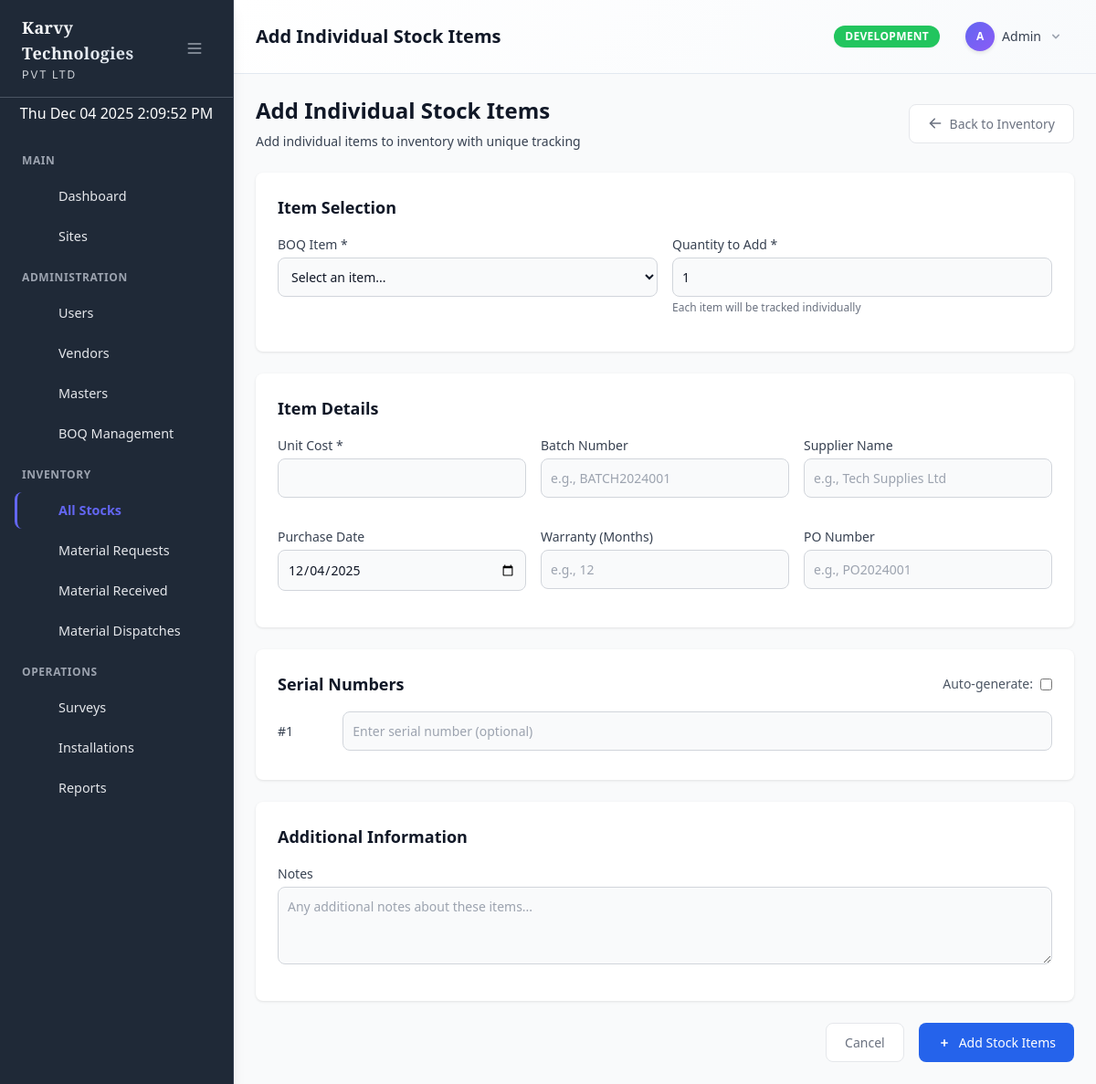
/admin/inventory/stock-entries/add-individual-stock.php (signed in), run on the app's committed database.
### tables this page shows
CREATE TABLE `menu_items` (
  `id` int(11) NOT NULL,
  `parent_id` int(11) DEFAULT NULL,
  `title` varchar(100) NOT NULL,
  `icon` varchar(100) DEFAULT NULL,
  `url` varchar(255) DEFAULT NULL,
  `sort_order` int(11) DEFAULT 0,
  `status` enum('active','inactive') DEFAULT 'active',
  `created_at` timestamp NOT NULL DEFAULT current_timestamp(),
  `updated_at` timestamp NOT NULL DEFAULT current_timestamp() ON UPDATE current_timestamp()
);

### config/database.php (called while the page is built, shortened)
<?php
require_once __DIR__ . '/constants.php';
class Database {
    private static $instance = null;
    private $connection;
    private $environment;
    private function __construct() {
        $this->environment = getEnvironment();
    }
    private function connect() {
        try {
            $dsn = "mysql:host=" . DB_HOST . ";dbname=" . DB_NAME . ";charset=" . DB_CHARSET;
            $options = [
                PDO::ATTR_ERRMODE => PDO::ERRMODE_EXCEPTION,
                PDO::ATTR_DEFAULT_FETCH_MODE => PDO::FETCH_ASSOC,
                PDO::ATTR_EMULATE_PREPARES => false,
                PDO::MYSQL_ATTR_INIT_COMMAND => "SET NAMES " . DB_CHARSET
            ];
            $this->connection = new PDO($dsn, DB_USER, DB_PASS, $options);
        } catch (PDOException $e) {
            $errorMsg = "Database connection failed in " . $this->environment . " environment: " . $e->getMessage();
            error_log($errorMsg);
            if ($this->environment === 'production') {
                throw new Exception("Database connection failed. Please contact administrator.");
            } else {
                throw new Exception($errorMsg);
            }
        }
    }
    public static function getInstance() {
        if (self::$instance === null) {
            self::$instance = new self();
        }
        return self::$instance;
    }
    public function getConnection() {
        return $this->connection;
    }
}
?>

### models/BaseModel.php (called while the page is built, shortened)
<?php
require_once __DIR__ . '/../config/database.php';
class BaseModel {
    public function __construct() {
        $this->db = Database::getInstance()->getConnection();
    }
}
?>

### models/Menu.php (called while the page is built, shortened)
<?php
require_once __DIR__ . '/BaseModel.php';
class Menu extends BaseModel {
    public function getMenuForUser($userId, $userRole) {
        $sql = "
            SELECT DISTINCT m.*
            FROM menu_items m
            INNER JOIN user_menu_permissions ump ON m.id = ump.menu_item_id
            WHERE m.status = 'active'
            AND ump.user_id = ?
            AND ump.can_access = TRUE
            ORDER BY m.parent_id ASC, m.sort_order ASC, m.title ASC
        ";
        $stmt = $this->db->prepare($sql);
        $stmt->execute([$userId]);
        $menuItems = $stmt->fetchAll();
        return $this->buildMenuTree($menuItems);
    }
    private function buildMenuTree($menuItems) {
        $tree = [];
        $lookup = [];
        foreach ($menuItems as $item) {
            $lookup[$item['id']] = $item;
            $lookup[$item['id']]['children'] = [];
        }
        foreach ($menuItems as $item) {
            if ($item['parent_id'] === null) {
                $tree[] = &$lookup[$item['id']];
            } else {
                if (isset($lookup[$item['parent_id']])) {
                    $lookup[$item['parent_id']]['children'][] = &$lookup[$item['id']];
                }
            }
        }
        return $tree;
    }
}
?>

### config/constants.php (called while the page is built, shortened)
<?php
if (!function_exists('url')) {
    function url($path = '') {
        $baseUrl = defined('BASE_URL') ? rtrim(BASE_URL, '/') : '';
        $path = ltrim($path, '/');
        return $path ? $baseUrl . '/' . $path : $baseUrl;
    }
}
?>

### admin/inventory/stock-entries/add-individual-stock.php (the view, shortened to what this page needs)
<div class="flex justify-between items-center mb-6">
    <div>
        <h1 class="text-2xl font-semibold text-gray-900">Add Individual Stock Items</h1>
        <p class="mt-2 text-sm text-gray-700">Add individual items to inventory with unique tracking</p>
    </div>
    <div class="flex space-x-2">
        <a href="../index.php" class="btn btn-secondary">
            <svg class="w-4 h-4 mr-2" fill="currentColor" viewBox="0 0 20 20">
                <path fill-rule="evenodd" d="M9.707 16.707a1 1 0 01-1.414 0l-6-6a1 1 0 010-1.414l6-6a1 1 0 011.414 1.414L5.414 9H17a1 1 0 110 2H5.414l4.293 4.293a1 1 0 010 1.414z" clip-rule="evenodd"></path>
            </svg>
            Back to Inventory
        </a>
    </div>
</div>
<form id="stockForm">
    <div class="card mb-6">
        <div class="card-body">
            <h3 class="text-lg font-semibold text-gray-900 mb-4">Item Selection</h3>
            <div class="grid grid-cols-1 md:grid-cols-2 gap-4">
                <div class="form-group">
                    <label for="boq_item_id" class="form-label">BOQ Item *</label>
                    <select id="boq_item_id" name="boq_item_id" class="form-input" required onchange="updateItemDetails()">
                        <option value="">Select an item...</option>
                    </select>
                </div>
                <div class="form-group">
                    <label for="quantity" class="form-label">Quantity to Add *</label>
                    <input type="number" id="quantity" name="quantity" class="form-input"
                           min="1" value="1" required onchange="updateSerialNumberFields()">
                    <p class="text-xs text-gray-500 mt-1">Each item will be tracked individually</p>
                </div>
            </div>
        </div>
    </div>
    <div class="card mb-6">
        <div class="card-body">
            <h3 class="text-lg font-semibold text-gray-900 mb-4">Item Details</h3>
            <div class="grid grid-cols-1 md:grid-cols-3 gap-4">
                <div class="form-group">
                    <label for="unit_cost" class="form-label">Unit Cost *</label>
                    <input type="number" id="unit_cost" name="unit_cost" class="form-input"
                           step="0.01" min="0" required>
                </div>
                <div class="form-group">
                    <label for="batch_number" class="form-label">Batch Number</label>
                    <input type="text" id="batch_number" name="batch_number" class="form-input"
                           placeholder="e.g., BATCH2024001">
                </div>
                <div class="form-group">
                    <label for="supplier_name" class="form-label">Supplier Name</label>
                    <input type="text" id="supplier_name" name="supplier_name" class="form-input"
                           placeholder="e.g., Tech Supplies Ltd">
                </div>
                <div class="form-group">
                    <label for="purchase_date" class="form-label">Purchase Date</label>
                    <input type="date" id="purchase_date" name="purchase_date" class="form-input"
                           value="<?php echo date('Y-m-d'); ?>">
                </div>
                <div class="form-group">
                    <label for="warranty_period" class="form-label">Warranty (Months)</label>
                    <input type="number" id="warranty_period" name="warranty_period" class="form-input"
                           min="0" placeholder="e.g., 12">
                </div>
                <div class="form-group">
                    <label for="purchase_order_number" class="form-label">PO Number</label>
                    <input type="text" id="purchase_order_number" name="purchase_order_number" class="form-input"
                           placeholder="e.g., PO2024001">
                </div>
            </div>
        </div>
    </div>
    <div class="card mb-6">
        <div class="card-body">
            <div class="flex items-center justify-between mb-4">
                <h3 class="text-lg font-semibold text-gray-900">Serial Numbers</h3>
                <div class="flex items-center space-x-2">
                    <label class="text-sm text-gray-600">Auto-generate:</label>
                    <input type="checkbox" id="auto_generate" onchange="toggleAutoGenerate()">
                </div>
            </div>
            <div id="serial_numbers_container">
            </div>
        </div>
    </div>
    <div class="card mb-6">
        <div class="card-body">
            <h3 class="text-lg font-semibold text-gray-900 mb-4">Additional Information</h3>
            <div class="form-group">
                <label for="notes" class="form-label">Notes</label>
                <textarea id="notes" name="notes" rows="3" class="form-input"
                          placeholder="Any additional notes about these items..."></textarea>
            </div>
        </div>
    </div>
    <div class="flex justify-end space-x-4">
        <a href="../index.php" class="btn btn-secondary">Cancel</a>
        <button type="submit" class="btn btn-primary">
            <svg class="w-4 h-4 mr-2" fill="currentColor" viewBox="0 0 20 20">
                <path fill-rule="evenodd" d="M10 5a1 1 0 011 1v3h3a1 1 0 110 2h-3v3a1 1 0 11-2 0v-3H6a1 1 0 110-2h3V6a1 1 0 011-1z" clip-rule="evenodd"></path>
            </svg>
            Add Stock Items
        </button>
    </div>
</form>
<?php
include __DIR__ . '/../../../includes/admin_layout.php';
?>

### includes/dynamic_sidebar.php (shortened to what this page needs)
<?php
require_once __DIR__ . '/../models/Menu.php';
function renderDynamicSidebar($currentUser) {
    $menuModel = new Menu();
    $menuItems = $menuModel->getMenuForUser($currentUser['id'], $currentUser['role']);
    $currentUrl = $_SERVER['REQUEST_URI'];
    $sections = [];
    $currentSection = 'Main';
    foreach ($menuItems as $item) {
        if (!$item['url'] && !empty($item['children'])) {
            $currentSection = $item['title'];
            $sections[$currentSection] = $item['children'];
        } else {
            if (!isset($sections[$currentSection])) {
                $sections[$currentSection] = [];
            }
            $sections[$currentSection][] = $item;
        }
    }
    foreach ($sections as $sectionName => $sectionItems) {
        if (!empty($sectionItems)) {
            echo '<div class="menu-section-header"><span class="sidebar-text">' . htmlspecialchars($sectionName) . '</span></div>';
            foreach ($sectionItems as $item) {
                renderMenuItem($item, $currentUrl, 0);
            }
        }
    }
}
function renderMenuItem($item, $currentUrl, $level = 0) {
    $hasChildren = !empty($item['children']);
    $isActive = $item['url'] && strpos($currentUrl, $item['url']) !== false;
    $hasActiveChild = $hasChildren && hasActiveChild($item['children'], $currentUrl);
    $activeClass = ($isActive || $hasActiveChild) ? 'active' : '';
    if ($hasChildren) {
        echo '<div class="relative">';
        echo '<button onclick="toggleSubmenu(\'submenu-' . $item['id'] . '\')" class="sidebar-item w-full flex items-center justify-between ' . $activeClass . '" data-tooltip="' . htmlspecialchars($item['title']) . '">';
        echo '<div class="flex items-center">';
        echo renderMenuIcon($item['icon'], false);
        echo '<span class="sidebar-text">' . htmlspecialchars($item['title']) . '</span>';
        echo '</div>';
        echo '<svg id="arrow-' . $item['id'] . '" class="w-4 h-4 transition-transform duration-200" fill="currentColor" viewBox="0 0 20 20">';
        echo '<path fill-rule="evenodd" d="M5.293 7.293a1 1 0 011.414 0L10 10.586l3.293-3.293a1 1 0 111.414 1.414l-4 4a1 1 0 01-1.414 0l-4-4a1 1 0 010-1.414z" clip-rule="evenodd"></path>';
        echo '</svg>';
        echo '</button>';
        $submenuClass = ($isActive || $hasActiveChild) ? '' : 'hidden';
        echo '<div id="submenu-' . $item['id'] . '" class="' . $submenuClass . ' mt-2 space-y-1">';
        foreach ($item['children'] as $child) {
            renderMenuItem($child, $currentUrl, $level + 1);
        }
        echo '</div>';
        echo '</div>';
    } else {
        $itemClass = $level > 0 ? 'sidebar-subitem' : 'sidebar-item';
        if ($item['url']) {
            echo '<a href="' . url($item['url']) . '" class="' . $itemClass . ' ' . $activeClass . '" data-tooltip="' . htmlspecialchars($item['title']) . '">';
        } else {
            echo '<div class="' . $itemClass . ' ' . $activeClass . '" data-tooltip="' . htmlspecialchars($item['title']) . '">';
        }
        echo renderMenuIcon($item['icon'], $level > 0);
        echo '<span class="sidebar-text">' . htmlspecialchars($item['title']) . '</span>';
        if ($item['url']) {
            echo '</a>';
        } else {
            echo '</div>';
        }
    }
}
function renderMenuIcon($iconName, $isSubitem = false) {
    $iconPath = $icons[$iconName] ?? $icons['dashboard'];
    $iconSize = $isSubitem ? 'w-4 h-4 mr-2' : 'w-5 h-5 mr-3';
    return '<svg class="' . $iconSize . '" fill="currentColor" viewBox="0 0 20 20">' . $iconPath . '</svg>';
}
?>

### assets/css/custom.css (style rules this page uses)
.btn-primary { @apply bg-blue-600 hover:bg-blue-700 text-white font-medium py-2 px-4 rounded-md transition duration-200; }
.btn-secondary { @apply bg-gray-600 hover:bg-gray-700 text-white font-medium py-2 px-4 rounded-md transition duration-200; }
.form-input { @apply block w-full px-3 py-2 border border-gray-300 rounded-md shadow-sm focus:outline-none focus:ring-blue-500 focus:border-blue-500; }
.sidebar-item { @apply block px-4 py-2 text-gray-700 hover:bg-gray-100 hover:text-blue-600 transition duration-200; }
.sidebar-item.active { @apply bg-blue-100 text-blue-600 border-r-2 border-blue-600; }
.card { @apply bg-white shadow-md rounded-lg p-6 mb-6; }

### assets/css/admin.css (style rules this page uses)
.sidebar-item { @apply flex items-center p-2 text-base font-normal text-gray-900 rounded-lg hover:bg-gray-100 transition-colors duration-200; }
.sidebar-item.active { @apply bg-primary-100 text-primary-700 border-r-2 border-primary-600; }
.sidebar-item svg { @apply w-6 h-6 text-gray-500 transition duration-75; }
.sidebar-item.active svg { @apply text-primary-600; }
.form-group { @apply mb-4; }
.form-label { @apply block mb-2 text-sm font-medium text-gray-900; }
.form-input { @apply bg-gray-50 border border-gray-300 text-gray-900 text-sm rounded-lg focus:ring-primary-600 focus:border-primary-600 block w-full p-2.5; }
.btn { @apply font-medium rounded-lg text-sm px-5 py-2.5 text-center transition-colors duration-200; }
.btn-primary { @apply text-white bg-primary-600 hover:bg-primary-700 focus:ring-4 focus:outline-none focus:ring-primary-300; }
.btn-secondary { @apply text-gray-500 bg-white hover:bg-gray-100 focus:ring-4 focus:outline-none focus:ring-gray-200 border border-gray-200 hover:text-gray-900; }
.card { @apply bg-white shadow rounded-lg; }
.card-body { @apply p-6; }
.btn { @apply inline-flex items-center justify-center px-4 py-2 border border-transparent text-sm font-medium rounded-md shadow-sm focus:outline-none focus:ring-2 focus:ring-offset-2 transition-all duration-200; }
.btn-primary { @apply text-white bg-blue-600 hover:bg-blue-700 focus:ring-blue-500; }
.btn-secondary { @apply text-gray-700 bg-white hover:bg-gray-50 border-gray-300 focus:ring-blue-500; }
.btn svg { @apply w-4 h-4; }
.form-input, .form-select, .form-textarea { @apply block w-full px-3 py-2 border border-gray-300 rounded-md shadow-sm placeholder-gray-400 focus:outline-none focus:ring-blue-500 focus:border-blue-500 sm:text-sm; }
.form-label { @apply block text-sm font-medium text-gray-700 mb-1; }
.card { @apply bg-white overflow-hidden shadow rounded-lg; }
.card-body { @apply px-4 py-5 sm:p-6; }
.sidebar-item { position: relative; overflow: hidden; }
.sidebar-item::before { content: ''; position: absolute; left: 0; top: 0; height: 100%; width: 3px; background: var(--vendor-secondary); transform: scaleY(0); transition: transform 0.2s ease; }
.sidebar-item:hover::before, .sidebar-item.active::before { transform: scaleY(1); }
.admin-sidebar .sidebar-text { transition: opacity 0.3s ease, visibility 0.3s ease, width 0.3s ease; }

### data on the page
menu_items: title "Dashboard"
menu_items: title "Sites"
menu_items: title "Users"
menu_items: title "Vendors"
menu_items: title "Masters"
menu_items: title "BOQ Management"
menu_items: title "All Stocks"
menu_items: title "Material Requests"
menu_items: title "Material Received"
menu_items: title "Material Dispatches"
menu_items: title "Surveys"
menu_items: title "Installations"
menu_items: title "Reports"

### other printed values
$sectionName "MAIN"
$sectionName "ADMINISTRATION"
$sectionName "INVENTORY"
$sectionName "OPERATIONS"
$title "Add Individual Stock Items"
$env "DEVELOPMENT"
substr($currentUser['username'], 0, 1) "A"
$currentUser['username'] "Admin"
